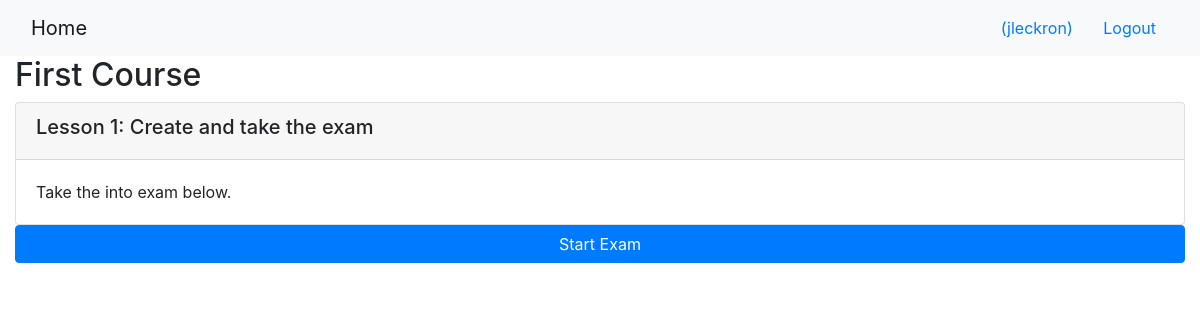
/onlinecourse/1/ (signed in), run on the app's committed database.
### onlinecourse/models.py (models this page shows, shortened)
class Course(models.Model):
    name = models.CharField(null=False, max_length=30, default='online course')
    image = models.ImageField(upload_to='course_images/')
    description = models.CharField(max_length=1000)
    pub_date = models.DateField(null=True)
    instructors = models.ManyToManyField(Instructor)
    users = models.ManyToManyField(settings.AUTH_USER_MODEL, through='Enrollment')
    total_enrollment = models.IntegerField(default=0)
    is_enrolled = False

class Lesson(models.Model):
    title = models.CharField(max_length=200, default="title")
    order = models.IntegerField(default=0)
    course = models.ForeignKey(Course, on_delete=models.CASCADE)
    content = models.TextField()

### onlinecourse/views.py (the view)
# urls.py: path('<int:pk>/', views.CourseDetailView.as_view(), name='course_details'),
class CourseDetailView(generic.DetailView):
    model = Course
    template_name = 'onlinecourse/course_detail_bootstrap.html'

### onlinecourse/templates/onlinecourse/course_detail_bootstrap.html (shortened to what this page needs)
<!DOCTYPE html>
<html lang="en">
<head>
     {% load static %}
    <link rel="stylesheet" href="https://maxcdn.bootstrapcdn.com/bootstrap/4.5.2/css/bootstrap.min.css">
</head>
<body>
    <nav class="navbar navbar-light bg-light">
        <div class="container-fluid">
            <div class="navbar-header">
                  <a class="navbar-brand" href="{% url 'onlinecourse:index' %}">Home</a>
            </div>
            <ul class="nav navbar-nav navbar-right">
                {% if user.is_authenticated %}
                <li>
                    <a class="btn btn-link" href="#">{{ user.first_name }}({{ user.username }})</a>
                    <a class="btn btn-link" href="{% url 'onlinecourse:logout' %}">Logout</a>
                </li>
                {% endif %}
            </ul>
        </div>
    </nav>
    <div class="container-fluid">
            <h2>{{ course.name }}</h2>
            <div class="card-columns-vertical">
                {% for lesson in course.lesson_set.all %}
                    <div class="card mt-1">
                        <div class="card-header"><h5>Lesson {{lesson.order|add:1}}: {{lesson.title}}</h5></div>
                        <div class="card-body">{{lesson.content}}</div>
                    </div>
                {% endfor %}
            </div>
            <button class="btn btn-primary container-fluid" type="button" data-toggle="collapse" data-target="#exam" aria-expanded="false" aria-controls="exam">
                Start Exam
            </button>
    </div>
</body>
</html>

### data on the page
Course: name "First Course"
Lesson: order|add "1", title "Create and take the exam", content "Take the into exam below."

### other printed values
{{ user.username }} "jleckron"
